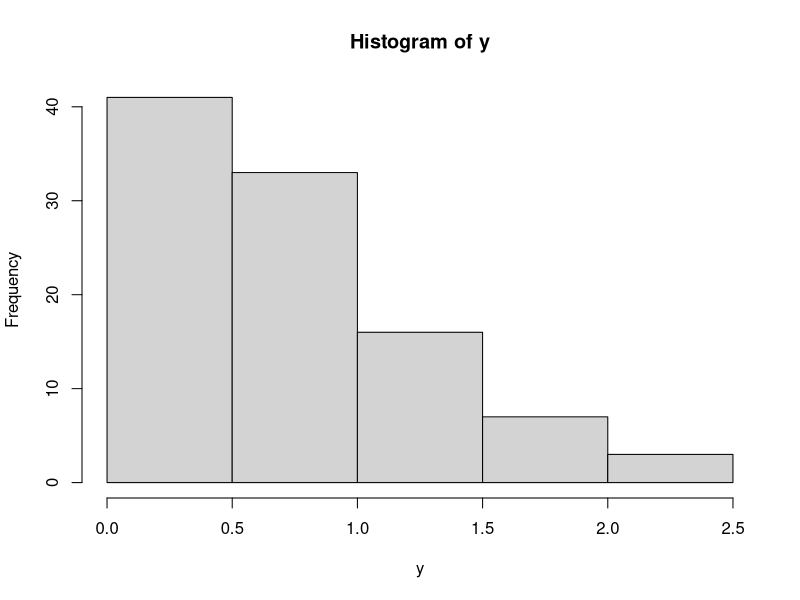

R code for this plot:
## ---- chunk 1
knitr::opts_chunk$set(echo = TRUE, comment = "##", collapse = TRUE, message = FALSE, warning = FALSE)
## ---- chunk 2
# install.packages("tidyverse")   # 只需執行一次
library(tidyverse)
## ---- chunk 3
set.seed(1)          # 固定亂數種子，讓結果可重現
x <- rnorm(100)      # 產生 100 個標準常態隨機數
y <- abs(x)          # 取絕對值
hist(y)              # 畫直方圖
